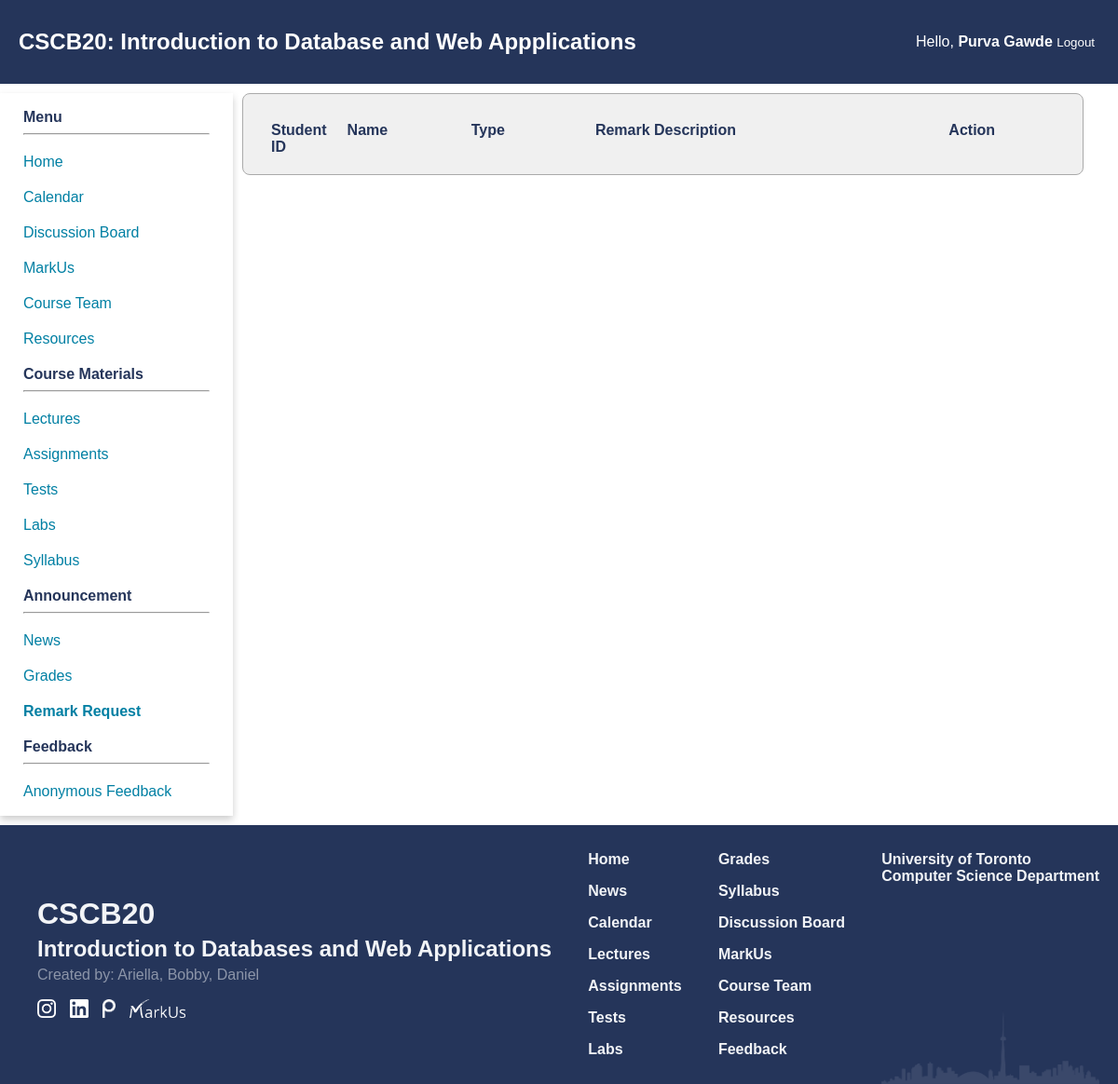
The app's page /grades/remarks (signed in), older data.
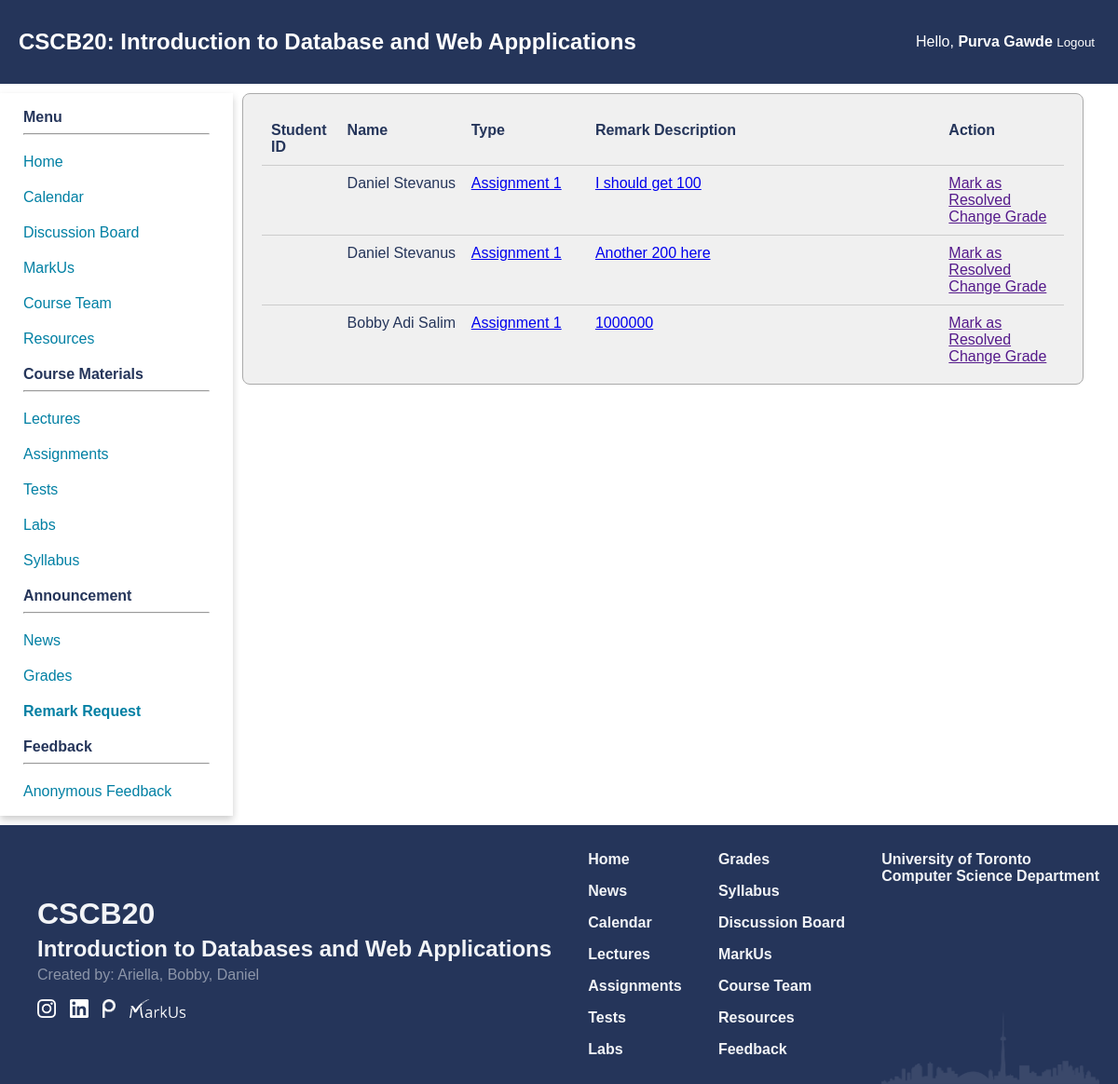
The same page, newer data.
### app.py (models this page shows)
class RemarkRequest(db.Model):
    id = db.Column(db.Integer, primary_key = True)
    grade_id = db.Column(db.Integer, db.ForeignKey('grades.id'),nullable =False)
    desc = db.Column(db.Text)
    solved = db.Column(db.Integer, default = 0)
    date_created = db.Column(db.Date, default = datetime.utcnow)

class Student(db.Model):
    id = db.Column(db.Integer, primary_key = True)
    username = db.Column(db.String(50), unique = True, nullable = False)
    password = db.Column(db.Text, nullable = False)
    name = db.Column(db.String(250), nullable = False)
    date_created = db.Column(db.Date, default = datetime.utcnow)
    grades = db.relationship("Grades", backref = 'student', lazy = True)

class Test(db.Model):
    id = db.Column(db.Integer, primary_key = True, nullable = True)
    name = db.Column(db.String(250), nullable = False)
    desc = db.Column(db.Text)
    weight = db.Column(db.Integer, nullable = False)
    due_date = db.Column(db.Date)
    grades = db.relationship("Grades", backref = 'test', lazy = True)

### app.py (the view, shortened to what this page needs)
@app.route('/grades/remarks', methods = ["GET", "POST"])
def remark():
    if not isInstructor(session) and not isStudent(session):
        return redirect('/')
    if request.method == 'GET':
        if isStudent(session):
            grades = Grades.query.filter(Grades.student_id == session["student_id"])
            return render_template("remarks_add.html", grades = grades, remarks = True)
        if isInstructor(session):
            lst_remarks = RemarkRequest.query.filter(RemarkRequest.solved == 0).order_by(RemarkRequest.id.asc()).all()
            return render_template("remarks.html", lst_remarks = lst_remarks, remarks = True)

### app.py (called while the page is built)
def isInstructor(identity):
    if "auth" in identity and identity["auth"] == 'Instructor':
        return True
    return False

def isStudent(identity):
    if "auth" in identity and identity["auth"] == 'Student':
        return True
    return False

### templates/remarks.html
{% extends 'home_template.html' %}
{% block extra_css %}
<link href="{{ url_for('static', filename='css/remarks.css') }}" rel="stylesheet" type="text/css">
{% endblock %}
{% block content %}
<main class="labs">
  <div class="table-container">
      <div class="row">
          <div class="column-5"><b>Student ID</b></div>
          <div class="column"><b>Name</b></div>
          <div class="column"><b>Type</b></div>
          <div class="column-desc"><b>Remark Description</b> </div>
          <div class="column"><b>Action</b></div>
        </div>
        {% for remark in lst_remarks %}
        <div class="row">
            <div class="column-5">{{ remark.student_id }}</div>
            <div class="column">{{ remark.grade.student.name }}</div>
            <div class="column"><a href="mock.pdf">{{ remark.grade.test.name }}</a></div>
            <div class="column-desc"><a href="mock.pdf">{{ remark.desc }}</a></div>
            <div class="column">
                <div><a href="">Mark as Resolved</a></div>
                <div><a href="">Change Grade</a></div>
            </div>
        </div>
        {% endfor %}
  </div>
</main>
{% endblock %}

### templates/home_template.html (shortened to what this page needs)
<!DOCTYPE html>
<html lang="en">
<head>
  <link href="{{ url_for('static', filename='css/navbar.css') }}" rel="stylesheet" type="text/css">
  <link href="{{ url_for('static', filename='css/footer.css') }}" rel="stylesheet" type="text/css">
  <link href="{{ url_for('static', filename='css/index.css') }}" rel="stylesheet" type="text/css">
    {% block extra_css %}
    {% endblock %}
</head>
<body id="top">
  <header>
    <div class="header-flex">
      <div class="header-flex-1 title"><a href="/" class="title">CSCB20<span class="big-screen">: Introduction to Database and Web
          Appplications</span></a></div>
        <div class="header-flex-2">
          {% if "auth" in session %}
          <div>Hello, <b>{{ session["name"] }}</b></div>
          <small><div><a href="/logout" style="padding: 0;">Logout</a></div></small>
          {% else %}
          <a href="/login"> Login </a>
          {% endif %}
        </div>
    </div>
  </header>
  <div class="container">
    <nav class="nav-card">
      <div class="card">
        <div class="nav-container">
          <div class ="nav-subtitle">
            <b>Menu</b>
            <hr>
          </div>
          <ul class="nav-list">
            <li> <a href="/" >Home</a></li>
            {% if "auth" in session %}
            <li> <a href="/calendar" >Calendar</a></li>
              <li> <a href="https://piazza.com/class/lqy466htv8g5xb" target="_blank">Discussion Board </a></li>
            <li> <a href="https://markus2.utsc.utoronto.ca/courses/20" target="_blank">MarkUs </a></li>
            <li> <a href="/team" >Course Team </a></li>
          <li> <a href="/resources" >Resources</a></li>
          </ul>
            <div class ="nav-subtitle">
              <b>Course Materials</b>
              <hr>
            </div>
            <ul class ="nav-list">
            <li> <a href="/lectures" >Lectures </a></li>
            <li> <a href="/assignments" >Assignments </a></li>
            <li> <a href="/tests" > Tests </a></li>
            <li> <a href="/labs" >Labs </a></li>
            <li> <a href="{{ url_for('static', filename = 'pdf/mock.pdf' ) }}" target="_blank">Syllabus </a></li>
            </ul>
            <div class ="nav-subtitle">
              <b>Announcement</b>
              <hr>
            </div>
            <ul class="nav-list">
            <li> <a href="/news" >News </a></li>
            <li> <a href="/grades" >Grades </a></li>
              <li> <a href="/grades/remarks" {% if remarks %}
                style = "font-weight: bold;"
              {% endif %}>Remark Request </a></li>
              <div class ="nav-subtitle">
                <b>Feedback</b>
                <hr>
              </div>
              </ul>
              <ul class="nav-list">
              <li> <a {% if 'auth' in session and session['auth'] == 'Instructor' %}
                href="/feedback?page=1&per_page=5"
                {% else %}
                href="/feedback"
                {% endif %}
              >Anonymous Feedback </a></li>
            {% endif %}
          </ul>
        </div>
      </div>
    </nav>
    {% block content %}
    {% endblock %}
    <footer class="footer">
      <div class="footer-1">
        <div class="footer-heading" style="font-size: 2rem;">CSCB20</div>
        <div class="footer-heading" style="font-size: 1.5rem;">Introduction to Databases and Web Applications</div>
        <div style="font-weight: 500; opacity: 50%;">Created by:
          <a href="https://www.linkedin.com/in/ariellasiahaan/" target="_blank">Ariella,</a>
          <a href="https://www.linkedin.com/in/bobby-adi-salim/" target="_blank">Bobby,</a>
          <a href="https://www.linkedin.com/in/danielstevanus/" target="_blank">Daniel</a>
        </div>
        <div class="icons">
          <a href="https://www.instagram.com/utsccms/" target="_blank"><img src="{{ url_for('static', filename = 'images/Instagram_Glyph_White.png' ) }} "
              alt="I" style="height:20px"></a>
          <a href="https://www.linkedin.com/company/utsccms/" target="_blank"><img src="{{ url_for('static', filename = 'images/linkedin.png' ) }} " alt="M"
              style="height:20px"></a>
          <a href="https://piazza.com/class/lqy466htv8g5xb" target="_blank"><img src="{{ url_for('static', filename = 'images/piazza.png' ) }} " alt="P"
              style="height:20px"></a>
          <a href="https://markus2.utsc.utoronto.ca/courses/20/assignments" target="_blank"><img src="{{ url_for('static', filename = 'images/markus.png' ) }} "
              alt="M" style="height:20px"></a>
        </div>
      </div>
      <div class="footer-2 links">
        <div class="navigation">
          <div><a href="/">Home</a></div>
          <div><a href="/news">News</a></div>
          <div><a href="/calendar">Calendar</a></div>
          <div><a href="/lectures">Lectures</a></div>
          <div><a href="/assignments">Assignments</a></div>
          <div><a href="/tests">Tests</a></div>
          <div><a href="/labs">Labs</a></div>
        </div>
      </div>
      <div class="footer-3 links">
        <div class="navigation">
          <div><a href="/grades">Grades</a></div>
          <div><a href="{{ url_for('static', filename = 'pdf/mock.pdf' ) }}">Syllabus</a></div>
          <div><a href="https://piazza.com/class/lqy466htv8g5xb" target="_blank">Discussion Board</a></div>
          <div><a href="https://markus2.utsc.utoronto.ca/courses/20/assignments" target="_blank">MarkUs</a></div>
          <div><a href="/team">Course Team</a></div>
          <div><a href="/resources">Resources</a></div>
          <div><a href="/feedback">Feedback</a></div>
        </div>
      </div>
      <div class="footer-4">
        <nav class="navigation">
          <div><a href="https://web.cs.toronto.edu/about/our-department" target="_blank">University of Toronto <br>
              Computer Science Department</a></div>
        </nav>
      </div>
    </footer>
  </div>
</body>
</html>

### static/css/navbar.css (style rules this page uses)
:root { --primary_color: #25355A; --secondary_color: #007FA3; --phone_size: 600px; }
body { margin: 0; padding: 0; font-family: Arial, sans-serif; }
main { grid-area: content; padding: 20px; padding: 0px 10px 0px 10px; width: 95%; }
footer { grid-area: footer; background-color: #333; color: #fff; padding: 10px; }
header { position: sticky; top:0; left:0; grid-area: header; background-color: var(--primary_color); padding: 10px 10px 10px 20px; z-index: 10000; height: 70px; margin-bottom: 10px; }
header .title { font-size: 24px; font-weight: 600; color: #FFFFFF; text-decoration: none; }
.header-flex { display: flex; height: 100%; align-items: center; }
.header-flex-1 { flex-grow: 1; padding-right: 40px; }
.header-flex-2 { text-align: right; padding-right: 15px; }
.header-flex-2 a , .header-flex-2 div { color: white; text-decoration: none; background-image: linear-gradient( to right, #54b3d6 50%, white 50% ); background-size: 200% 100%; background-position: -100%; display: inline-block; padding: 5px 0; position: relative; background-clip: text; -webkit-background-clip: text; -webkit-text-fill-color: transparent; transition: all 0.3s ease-in-out; }
.header-flex-2 a:before { content: ''; background: white; display: block; position: absolute; bottom: -3px; left: 0; width: 0; height: 3px; transition: all 0.3s ease-in-out; }
@media (min-width: 800px) { .container { display: grid; grid-template-areas: "header header header" "menu content content" "footer footer footer"; grid-template-rows: auto 1fr auto; grid-template-columns: 250px auto; min-height: 100vh; } }
nav { width: 100%; grid-area: menu; }
nav .card { height: 100%; width: 100%; box-shadow: 0 4px 8px 0 rgba(0,0,0,0.2); transition: 0.3s; width: 100%; }
.nav-container { padding: 2px 25px; }
nav ul { list-style-type: none; padding: 0; margin: 0; }
nav li { margin-left: 0; margin-top: 10px; margin-bottom: 10px; }
.nav-list a { background-image: linear-gradient( to right, #54b3d6, #54b3d6 50%, #007FA3 50% ); background-size: 200% 100%; background-position: -100%; display: inline-block; padding: 5px 0; position: relative; background-clip: text; -webkit-background-clip: text; -webkit-text-fill-color: transparent; transition: all 0.3s ease-in-out; }
.nav-list a:before { content: ''; background: #54b3d6; display: block; position: absolute; bottom: -3px; left: 0; width: 0; height: 3px; transition: all 0.3s ease-in-out; }
.nav-subtitle { margin: 15px 0px 15px 0px }

### static/css/footer.css (style rules this page uses)
@media (min-width: 800px) { .footer { display: flex; justify-content: space-between; background-color: #25355A; color: #F2F4F7; padding: 20px 20px 0 20px; font-family: Arial, Helvetica, sans-serif; } }
@media (min-width: 800px) { .footer-4 { background-image: url("../images/toronto-b.png"); background-size: contain; background-repeat: no-repeat; background-position: center bottom; } }
@media (min-width: 800px) { .links { padding-left: 30px; padding-bottom: 20px; } }
@media (min-width: 800px) { .footer-1 { align-self: center; margin-left: 20px; } }
footer { margin-top: 10px; }
.footer-heading { font-weight: bold; margin: 5px 0; }
.footer a { color: #F2F4F7; text-decoration: none; }
.footer-3 { padding-right: 30px; }
.icons { margin: 15px 0; display: flex; }
.icons img { margin: 2px 15px 0 0; }
.navigation { display: flex; flex-direction: column; font-weight: bold; }
.navigation div { margin: 8px 0; }

### static/css/index.css (style rules this page uses)
:root { --primary_color: #25355A; --secondary_color: #007FA3; }
body { background-color: #FFFFFF; color: var(--primary_color); font-family: Geneva, Arial, Helvetica, sans-serif; }

### static/css/remarks.css (style rules this page uses)
.labs .table-container { display: flex; flex-direction: column; background-color: #f0f0f0; padding: 20px; border-radius: 8px; border-color: #aaaaaa; border-style: solid; border-width: thin; }
.labs .row { display: flex; justify-content: space-between; padding: 10px 0; border-bottom: 1px solid #ccc; }
.labs .column-5 { flex: 0.5; padding: 0 10px; }
.labs .column { flex: 1; padding-left: 10px; }
.labs .column-desc { flex:3; padding-left: 10px; }
.row:last-child { padding-bottom: 0px; border-bottom-style: none; }

Row changes from the older to the newer data that the page shows:
added RemarkRequest: grade.student.name "Daniel Stevanus", grade.test.name "Assignment 1", desc "I should get 100"
added RemarkRequest: grade.student.name "Daniel Stevanus", grade.test.name "Assignment 1", desc "Another 200 here"
added RemarkRequest: grade.student.name "Bobby Adi Salim", grade.test.name "Assignment 1", desc "1000000"
